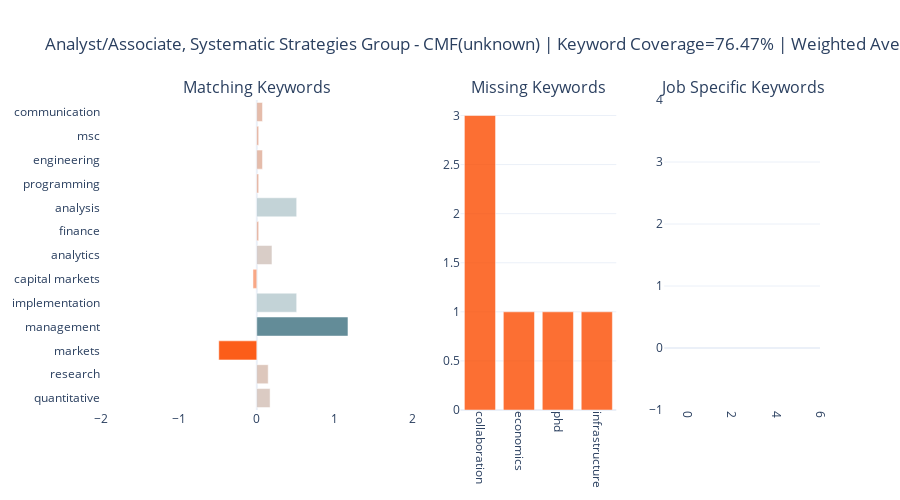

Notebook cell for this chart:
### Code cell
plot_keyword_comparison(resume,jobs_ln[0],'data/terms.csv')

### Figure 1 — Plotly figure (JSON) as saved in the notebook; plotly's stock layout.template omitted (floating-point values rounded to 4 significant figures)
{"data": [{"marker": {"color": [0.1707, 0.1463, -0.4878, 1.171, 0.5122, -0.04878, 0.1951, 0.02439, 0.5122, 0.02439, 0.07317, 0.02439, 0.07317], "colorscale": [[0, "rgba(252,76,1,0.9)"], [0.25, "rgba(252,76,1,0.5)"], [0.5, "rgba(83,128,141,0.25)"], [0.75, "rgba(83,128,141,0.5)"], [1, "rgba(83,128,141,0.9)"]]}, "name": "Weighted Frequency", "orientation": "h", "type": "bar", "x": [0.1707, 0.1463, -0.4878, 1.171, 0.5122, -0.04878, 0.1951, 0.02439, 0.5122, 0.02439, 0.07317, 0.02439, 0.07317], "xaxis": "x", "y": ["quantitative", "research", "markets", "management", "implementation", "capital markets", "analytics", "finance", "analysis", "programming", "engineering", "msc", "communication"], "yaxis": "y"}, {"marker": {"color": "rgba(252,76,1,0.8)"}, "name": "Missing Keywords", "type": "bar", "x": ["collaboration", "economics", "phd", "infrastructure"], "xaxis": "x2", "y": [3, 1, 1, 1], "yaxis": "y2"}, {"marker": {"color": "rgba(252,76,1,0.8)"}, "name": "Job Specific Keywords", "type": "bar", "x": [], "xaxis": "x3", "y": [], "yaxis": "y3"}], "layout": {"annotations": [{"font": {"size": 16}, "showarrow": false, "text": "Matching Keywords", "x": 0.2167, "xanchor": "center", "xref": "paper", "y": 1, "yanchor": "bottom", "yref": "paper"}, {"font": {"size": 16}, "showarrow": false, "text": "Missing Keywords", "x": 0.6083, "xanchor": "center", "xref": "paper", "y": 1, "yanchor": "bottom", "yref": "paper"}, {"font": {"size": 16}, "showarrow": false, "text": "Job Specific Keywords", "x": 0.8917, "xanchor": "center", "xref": "paper", "y": 1, "yanchor": "bottom", "yref": "paper"}], "height": 500, "showlegend": false, "title": {"text": "Analyst/Associate, Systematic Strategies Group - CMF(unknown) | Keyword Coverage=76.47% | Weighted Average=2.39"}, "width": 900, "xaxis": {"anchor": "y", "domain": [0, 0.4333], "range": [-2, 2], "showgrid": false}, "xaxis2": {"anchor": "y2", "domain": [0.5, 0.7167], "showgrid": false, "tickangle": 90}, "xaxis3": {"anchor": "y3", "domain": [0.7833, 1], "showgrid": false, "tickangle": 90}, "yaxis": {"anchor": "x", "domain": [0, 1]}, "yaxis2": {"anchor": "x2", "domain": [0, 1]}, "yaxis3": {"anchor": "x3", "domain": [0, 1]}}}
